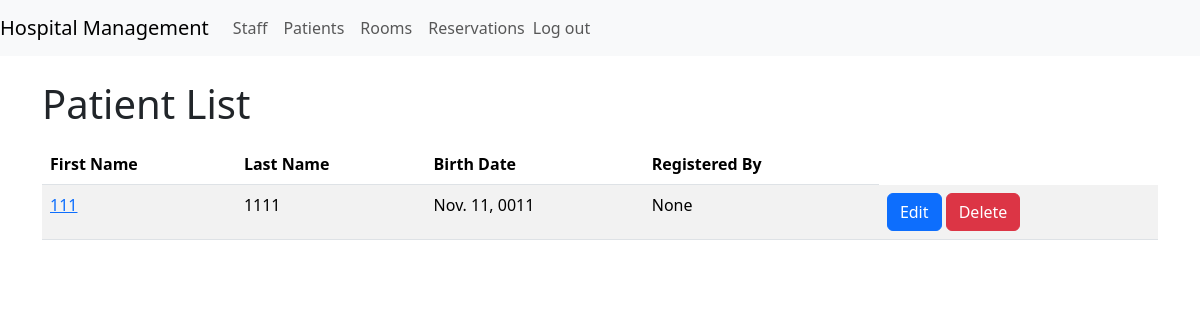
The app's page /patients/ (signed in), older data.
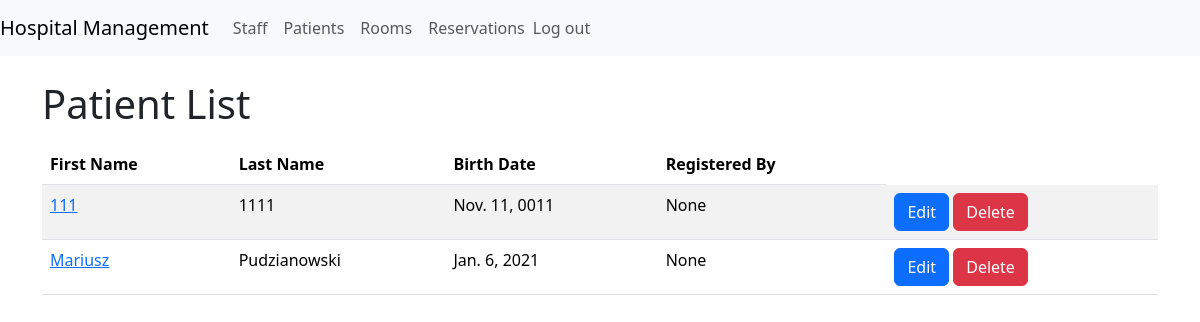
The same page, newer data.
### management/models.py (models this page shows, shortened)
class Patient(models.Model):
    first_name = models.CharField(max_length=30)
    last_name = models.CharField(max_length=50)
    birth_date = models.DateField()
    registration_date = models.DateTimeField(auto_now_add=True)
    registered_by = models.ForeignKey(User, on_delete=models.SET_NULL, null=True)

### management/views.py (the view)
# urls.py: path('patients/', views.patient_list, name='patient_list'),
@login_required
def patient_list(request):
    error = request.session.pop('form_error', None)
    success = request.session.pop('form_success', None)
    patients = Patient.objects.all()
    return render(request, 'patient_list.html', {
        'patients': patients,
        'error': error,
        'success': success
    })

### management/context_processors.py (called while the page is built)
def user_role_context(request):
    if request.user.is_authenticated:
        try:
            staff_member = Staff.objects.get(user=request.user)
            return {'user_role': staff_member.role}
        except Staff.DoesNotExist:
            return {'user_role': None}
    else:
        return {'user_role': None}

### templates/patient_list.html (shortened to what this page needs)
{% extends 'base.html' %}
{% load static %}
{% block content %}
    <h1 class="mt-4">Patient List</h1>
    <table class="table table-striped mt-3">
        <thead>
            <tr>
                <th scope="col">First Name</th>
                <th scope="col">Last Name</th>
                <th scope="col">Birth Date</th>
                <th scope="col">Registered By</th>
            </tr>
        </thead>
        <tbody>
        {% for patient in patients %}
            <tr>
                <td>
                <a href="{% url 'patient_reservations' patient.id %}">
                    {{ patient.first_name }}
                </a>
            </td>
            <td>
                    {{ patient.last_name }}
            </td>
                <td>{{ patient.birth_date }}</td>
                <td>{{ patient.registered_by }}</td>
                <td>
                    <button class="btn btn-primary" onclick="openEditPatientForm({{ patient.id }})">Edit</button>
                    <button class="btn btn-danger" onclick="confirmDeletePatient({{ patient.id }})">Delete</button>
                </td>
            </tr>
        {% endfor %}
        </tbody>
    </table>
{% endblock %}

Row changes from the older to the newer data that the page shows:
added Patient: first_name "Mariusz", last_name "Pudzianowski", birth_date "Jan. 6, 2021", registered_by "None"
